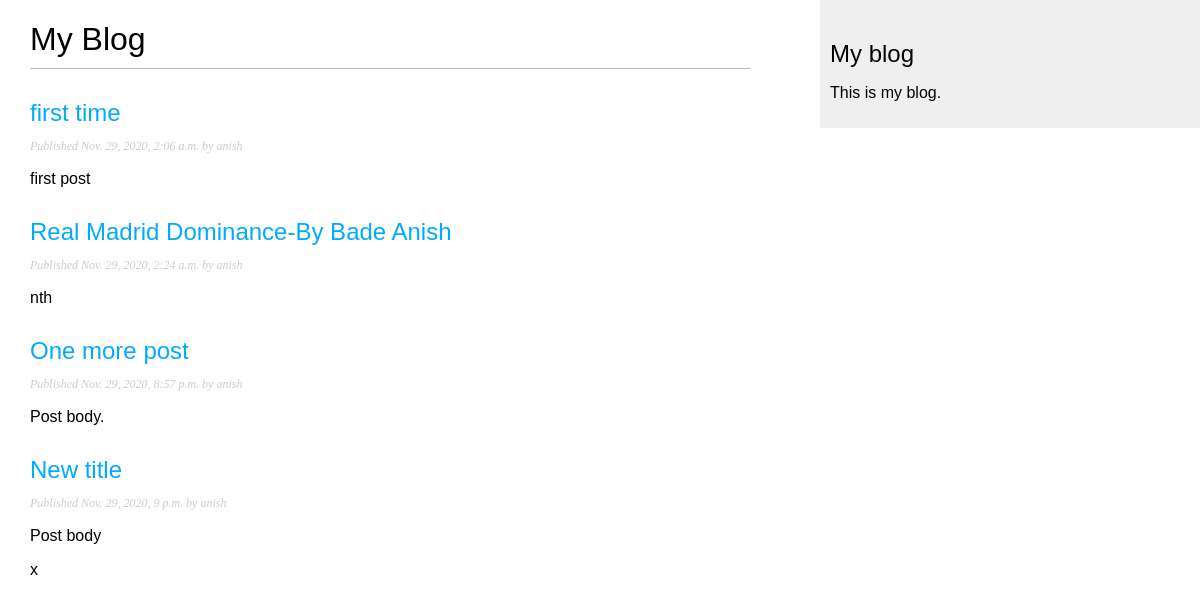
/blog/, run on an earlier commit of the app's database.
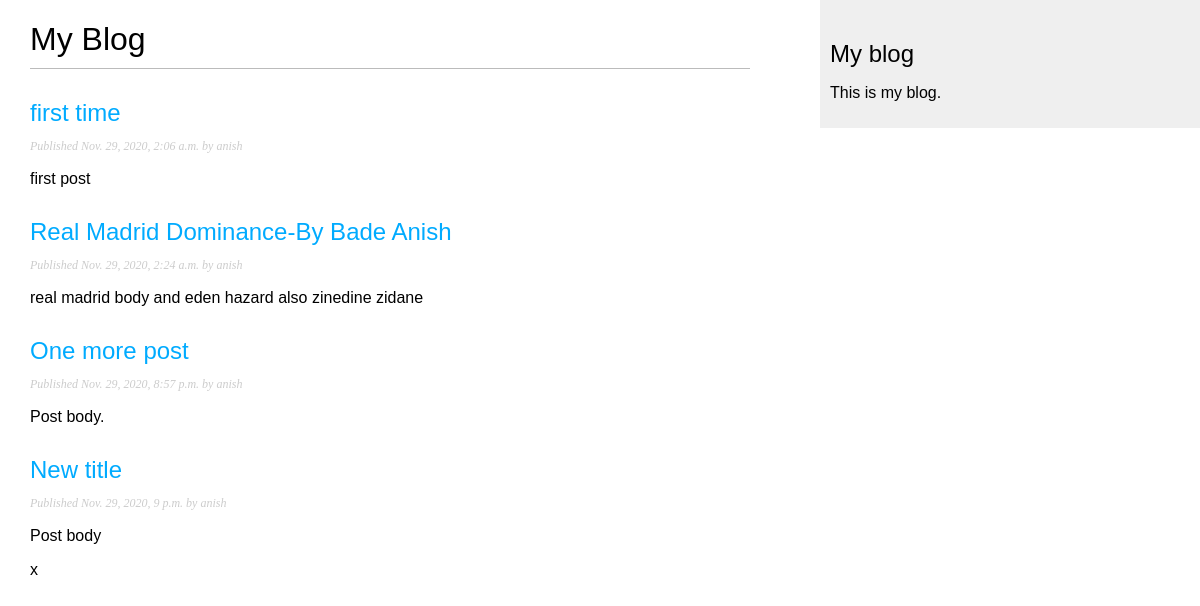
And on a later commit of the database.
### blog/models.py (models this page shows)
class Post(models.Model):
    STATUS_CHOICES = (
    ('draft', 'Draft'),
    ('published', 'Published'),
    )
    title = models.CharField(max_length=250)
    slug = models.SlugField(max_length=250,
    unique_for_date='publish')
    author = models.ForeignKey(User,
    on_delete=models.CASCADE,
    related_name='blog_posts')
    body = models.TextField()
    publish = models.DateTimeField(default=timezone.now)
    created = models.DateTimeField(auto_now_add=True)
    updated = models.DateTimeField(auto_now=True)
    status = models.CharField(max_length=10,
    choices=STATUS_CHOICES,
    default='draft')
    objects = models.Manager() # The default manager.
    published = PublishedManager() # Our custom manager.
    def get_absolute_url(self):
        return reverse('blog:post_detail',
            args=[self.publish.year,
            self.publish.month,
            self.publish.day, self.slug])

### blog/views.py (the view)
# urls.py: path('', views.post_list, name='post_list'),
def post_list(request):
    posts = Post.published.all()
    return render(request,
        'blog/post/list.html',
        {'posts': posts})

### blog/models.py (called while the page is built)
    def get_queryset(self):
        return super(PublishedManager,self).get_queryset()

### blog/templates/blog/post/list.html (shortened to what this page needs)
{% extends "blog/base.html" %}
{% block content %}
 <h1>My Blog</h1>
 {% for post in posts %}
 <h2>
 <a href="{{ post.get_absolute_url }}">
 {{ post.title }}
 </a>
 </h2>
 <p class="date">
 Published {{ post.publish }} by {{ post.author }}
 </p>
 {{ post.body|truncatewords:30|linebreaks }}
 {% endfor %}
{% endblock %}

What changed in the data, as far as the page shows it:
changed Post "Real Madrid Dominance-By Bade Anish": body "nth" → "real madrid body and eden hazard also zinedine zidane"
